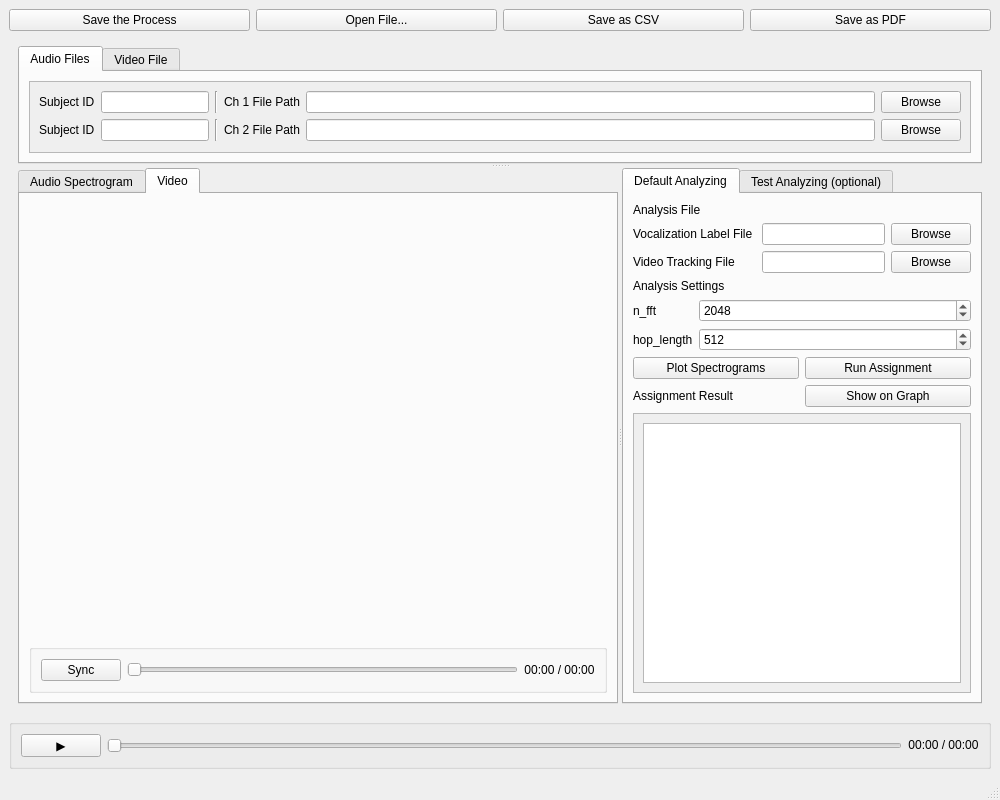
<?xml version="1.0" encoding="UTF-8"?>
<ui version="4.0">
 <class>MainWindow</class>
 <widget class="QMainWindow" name="MainWindow">
  <property name="geometry">
   <rect>
    <x>0</x>
    <y>0</y>
    <width>1000</width>
    <height>800</height>
   </rect>
  </property>
  <property name="sizePolicy">
   <sizepolicy hsizetype="Preferred" vsizetype="Preferred">
    <horstretch>0</horstretch>
    <verstretch>0</verstretch>
   </sizepolicy>
  </property>
  <property name="windowTitle">
   <string>USVocAssigner</string>
  </property>
  <widget class="QWidget" name="centralwidget">
   <layout class="QVBoxLayout" name="verticalLayout_15">
    <item>
     <layout class="QHBoxLayout" name="horizontalLayout_16">
      <item>
       <widget class="QPushButton" name="btn_save_process">
        <property name="text">
         <string>Save the Process</string>
        </property>
       </widget>
      </item>
      <item>
       <widget class="QPushButton" name="btn_open_file">
        <property name="text">
         <string>Open File...</string>
        </property>
       </widget>
      </item>
      <item>
       <widget class="QPushButton" name="btn_save_csv">
        <property name="text">
         <string>Save as CSV</string>
        </property>
       </widget>
      </item>
      <item>
       <widget class="QPushButton" name="btn_save_pdf">
        <property name="text">
         <string>Save as PDF</string>
        </property>
       </widget>
      </item>
     </layout>
    </item>
    <item>
     <widget class="QWidget" name="widget" native="true">
      <layout class="QVBoxLayout" name="verticalLayout_6">
       <item>
        <widget class="QSplitter" name="splitter_2">
         <property name="orientation">
          <enum>Qt::Orientation::Vertical</enum>
         </property>
         <widget class="QTabWidget" name="tab_file_panel">
          <property name="currentIndex">
           <number>0</number>
          </property>
          <widget class="QWidget" name="">
           <attribute name="title">
            <string>Audio Files</string>
           </attribute>
           <layout class="QHBoxLayout" name="horizontalLayout_13">
            <item>
             <widget class="QScrollArea" name="scroll_audio_file">
              <property name="sizePolicy">
               <sizepolicy hsizetype="Expanding" vsizetype="Expanding">
                <horstretch>0</horstretch>
                <verstretch>0</verstretch>
               </sizepolicy>
              </property>
              <property name="widgetResizable">
               <bool>true</bool>
              </property>
              <property name="alignment">
               <set>Qt::AlignmentFlag::AlignCenter</set>
              </property>
              <widget class="QWidget" name="scrollAreaWidgetContents_5">
               <property name="geometry">
                <rect>
                 <x>0</x>
                 <y>0</y>
                 <width>924</width>
                 <height>80</height>
                </rect>
               </property>
               <layout class="QVBoxLayout" name="verticalLayout_14">
                <item>
                 <layout class="QHBoxLayout" name="horizontalLayout_15">
                  <item>
                   <widget class="QLabel" name="lbl_subject_id">
                    <property name="sizePolicy">
                     <sizepolicy hsizetype="Fixed" vsizetype="Fixed">
                      <horstretch>0</horstretch>
                      <verstretch>0</verstretch>
                     </sizepolicy>
                    </property>
                    <property name="text">
                     <string>Subject ID</string>
                    </property>
                   </widget>
                  </item>
                  <item>
                   <widget class="QLineEdit" name="line_subject_id">
                    <property name="sizePolicy">
                     <sizepolicy hsizetype="Preferred" vsizetype="Fixed">
                      <horstretch>0</horstretch>
                      <verstretch>0</verstretch>
                     </sizepolicy>
                    </property>
                   </widget>
                  </item>
                  <item>
                   <widget class="Line" name="line">
                    <property name="orientation">
                     <enum>Qt::Orientation::Vertical</enum>
                    </property>
                   </widget>
                  </item>
                  <item>
                   <widget class="QLabel" name="lbl_audio_path">
                    <property name="text">
                     <string>Ch 1 File Path</string>
                    </property>
                   </widget>
                  </item>
                  <item>
                   <widget class="QLineEdit" name="line_audio_path">
                    <property name="sizePolicy">
                     <sizepolicy hsizetype="Expanding" vsizetype="Fixed">
                      <horstretch>0</horstretch>
                      <verstretch>0</verstretch>
                     </sizepolicy>
                    </property>
                   </widget>
                  </item>
                  <item>
                   <widget class="QPushButton" name="btn_audio_browse">
                    <property name="text">
                     <string>Browse</string>
                    </property>
                   </widget>
                  </item>
                 </layout>
                </item>
                <item>
                 <layout class="QHBoxLayout" name="horizontalLayout_14">
                  <item>
                   <widget class="QLabel" name="lbl_subject_id_2">
                    <property name="sizePolicy">
                     <sizepolicy hsizetype="Fixed" vsizetype="Fixed">
                      <horstretch>0</horstretch>
                      <verstretch>0</verstretch>
                     </sizepolicy>
                    </property>
                    <property name="text">
                     <string>Subject ID</string>
                    </property>
                   </widget>
                  </item>
                  <item>
                   <widget class="QLineEdit" name="line_subject_id_2">
                    <property name="sizePolicy">
                     <sizepolicy hsizetype="Preferred" vsizetype="Fixed">
                      <horstretch>0</horstretch>
                      <verstretch>0</verstretch>
                     </sizepolicy>
                    </property>
                   </widget>
                  </item>
                  <item>
                   <widget class="Line" name="line_2">
                    <property name="orientation">
                     <enum>Qt::Orientation::Vertical</enum>
                    </property>
                   </widget>
                  </item>
                  <item>
                   <widget class="QLabel" name="lbl_audio_path_2">
                    <property name="text">
                     <string>Ch 2 File Path</string>
                    </property>
                   </widget>
                  </item>
                  <item>
                   <widget class="QLineEdit" name="line_audio_path_2">
                    <property name="sizePolicy">
                     <sizepolicy hsizetype="Expanding" vsizetype="Fixed">
                      <horstretch>0</horstretch>
                      <verstretch>0</verstretch>
                     </sizepolicy>
                    </property>
                   </widget>
                  </item>
                  <item>
                   <widget class="QPushButton" name="btn_audio_browse_2">
                    <property name="text">
                     <string>Browse</string>
                    </property>
                   </widget>
                  </item>
                 </layout>
                </item>
               </layout>
              </widget>
             </widget>
            </item>
           </layout>
          </widget>
          <widget class="QWidget" name="tab_2">
           <attribute name="title">
            <string>Video File</string>
           </attribute>
           <layout class="QHBoxLayout" name="horizontalLayout_9">
            <item>
             <widget class="QLabel" name="lbl_video_file">
              <property name="sizePolicy">
               <sizepolicy hsizetype="Fixed" vsizetype="Fixed">
                <horstretch>0</horstretch>
                <verstretch>0</verstretch>
               </sizepolicy>
              </property>
              <property name="text">
               <string>Video File</string>
              </property>
             </widget>
            </item>
            <item>
             <widget class="QLineEdit" name="line_video_path">
              <property name="sizePolicy">
               <sizepolicy hsizetype="Expanding" vsizetype="Fixed">
                <horstretch>0</horstretch>
                <verstretch>0</verstretch>
               </sizepolicy>
              </property>
             </widget>
            </item>
            <item>
             <widget class="QPushButton" name="btn_video_browse">
              <property name="text">
               <string>Browse</string>
              </property>
             </widget>
            </item>
           </layout>
          </widget>
         </widget>
         <widget class="QWidget" name="work_space" native="true">
          <property name="sizePolicy">
           <sizepolicy hsizetype="Expanding" vsizetype="Expanding">
            <horstretch>0</horstretch>
            <verstretch>0</verstretch>
           </sizepolicy>
          </property>
          <layout class="QHBoxLayout" name="horizontalLayout">
           <property name="spacing">
            <number>1</number>
           </property>
           <property name="leftMargin">
            <number>0</number>
           </property>
           <property name="topMargin">
            <number>0</number>
           </property>
           <property name="rightMargin">
            <number>0</number>
           </property>
           <property name="bottomMargin">
            <number>0</number>
           </property>
           <item>
            <widget class="QSplitter" name="splitter">
             <property name="sizePolicy">
              <sizepolicy hsizetype="Expanding" vsizetype="Expanding">
               <horstretch>0</horstretch>
               <verstretch>0</verstretch>
              </sizepolicy>
             </property>
             <property name="orientation">
              <enum>Qt::Orientation::Horizontal</enum>
             </property>
             <widget class="QWidget" name="content_container" native="true">
              <property name="sizePolicy">
               <sizepolicy hsizetype="Preferred" vsizetype="Preferred">
                <horstretch>0</horstretch>
                <verstretch>0</verstretch>
               </sizepolicy>
              </property>
              <property name="minimumSize">
               <size>
                <width>600</width>
                <height>0</height>
               </size>
              </property>
              <layout class="QVBoxLayout" name="verticalLayout_3">
               <item>
                <widget class="QTabWidget" name="tab_content">
                 <property name="currentIndex">
                  <number>1</number>
                 </property>
                 <widget class="QWidget" name="tab_audio">
                  <attribute name="title">
                   <string>Audio Spectrogram</string>
                  </attribute>
                  <layout class="QVBoxLayout" name="verticalLayout_9">
                   <item>
                    <widget class="QScrollArea" name="scrollarea_spectrogram">
                     <property name="sizePolicy">
                      <sizepolicy hsizetype="Preferred" vsizetype="Preferred">
                       <horstretch>0</horstretch>
                       <verstretch>0</verstretch>
                      </sizepolicy>
                     </property>
                     <property name="horizontalScrollBarPolicy">
                      <enum>Qt::ScrollBarPolicy::ScrollBarAlwaysOff</enum>
                     </property>
                     <property name="widgetResizable">
                      <bool>true</bool>
                     </property>
                     <widget class="QWidget" name="scrollAreaWidgetContents">
                      <property name="geometry">
                       <rect>
                        <x>0</x>
                        <y>0</y>
                        <width>554</width>
                        <height>387</height>
                       </rect>
                      </property>
                      <layout class="QHBoxLayout" name="horizontalLayout_2">
                       <item>
                        <widget class="QWidget" name="spectrogram_container" native="true">
                         <property name="sizePolicy">
                          <sizepolicy hsizetype="Preferred" vsizetype="Expanding">
                           <horstretch>0</horstretch>
                           <verstretch>0</verstretch>
                          </sizepolicy>
                         </property>
                        </widget>
                       </item>
                      </layout>
                     </widget>
                    </widget>
                   </item>
                   <item>
                    <widget class="QGroupBox" name="playback_panel_audio">
                     <property name="sizePolicy">
                      <sizepolicy hsizetype="Expanding" vsizetype="Fixed">
                       <horstretch>0</horstretch>
                       <verstretch>0</verstretch>
                      </sizepolicy>
                     </property>
                     <layout class="QHBoxLayout" name="horizontalLayout_4">
                      <item>
                       <widget class="QPushButton" name="btn_starting_audio">
                        <property name="sizePolicy">
                         <sizepolicy hsizetype="Preferred" vsizetype="Fixed">
                          <horstretch>0</horstretch>
                          <verstretch>0</verstretch>
                         </sizepolicy>
                        </property>
                        <property name="text">
                         <string>Sync</string>
                        </property>
                       </widget>
                      </item>
                      <item>
                       <widget class="QSlider" name="slider_timeline_audio">
                        <property name="orientation">
                         <enum>Qt::Orientation::Horizontal</enum>
                        </property>
                       </widget>
                      </item>
                      <item>
                       <widget class="QLabel" name="lbl_time_audio">
                        <property name="sizePolicy">
                         <sizepolicy hsizetype="Preferred" vsizetype="Fixed">
                          <horstretch>0</horstretch>
                          <verstretch>0</verstretch>
                         </sizepolicy>
                        </property>
                        <property name="text">
                         <string>00:00 / 00:00</string>
                        </property>
                        <property name="alignment">
                         <set>Qt::AlignmentFlag::AlignCenter</set>
                        </property>
                       </widget>
                      </item>
                     </layout>
                    </widget>
                   </item>
                  </layout>
                 </widget>
                 <widget class="QWidget" name="tab_video">
                  <attribute name="title">
                   <string>Video</string>
                  </attribute>
                  <layout class="QVBoxLayout" name="verticalLayout_7">
                   <item>
                    <widget class="QWidget" name="video_container" native="true">
                     <property name="sizePolicy">
                      <sizepolicy hsizetype="Preferred" vsizetype="Preferred">
                       <horstretch>0</horstretch>
                       <verstretch>0</verstretch>
                      </sizepolicy>
                     </property>
                    </widget>
                   </item>
                   <item>
                    <widget class="QGroupBox" name="playback_panel_4">
                     <property name="sizePolicy">
                      <sizepolicy hsizetype="Expanding" vsizetype="Fixed">
                       <horstretch>0</horstretch>
                       <verstretch>0</verstretch>
                      </sizepolicy>
                     </property>
                     <layout class="QHBoxLayout" name="horizontalLayout_5">
                      <item>
                       <widget class="QPushButton" name="btn_starting_video">
                        <property name="sizePolicy">
                         <sizepolicy hsizetype="Preferred" vsizetype="Fixed">
                          <horstretch>0</horstretch>
                          <verstretch>0</verstretch>
                         </sizepolicy>
                        </property>
                        <property name="text">
                         <string>Sync</string>
                        </property>
                       </widget>
                      </item>
                      <item>
                       <widget class="QSlider" name="slider_timeline_video">
                        <property name="orientation">
                         <enum>Qt::Orientation::Horizontal</enum>
                        </property>
                       </widget>
                      </item>
                      <item>
                       <widget class="QLabel" name="lbl_time_video">
                        <property name="sizePolicy">
                         <sizepolicy hsizetype="Preferred" vsizetype="Fixed">
                          <horstretch>0</horstretch>
                          <verstretch>0</verstretch>
                         </sizepolicy>
                        </property>
                        <property name="text">
                         <string>00:00 / 00:00</string>
                        </property>
                        <property name="alignment">
                         <set>Qt::AlignmentFlag::AlignCenter</set>
                        </property>
                       </widget>
                      </item>
                     </layout>
                    </widget>
                   </item>
                  </layout>
                 </widget>
                </widget>
               </item>
              </layout>
             </widget>
             <widget class="QWidget" name="settings_panel" native="true">
              <property name="sizePolicy">
               <sizepolicy hsizetype="Preferred" vsizetype="Expanding">
                <horstretch>0</horstretch>
                <verstretch>0</verstretch>
               </sizepolicy>
              </property>
              <property name="minimumSize">
               <size>
                <width>300</width>
                <height>0</height>
               </size>
              </property>
              <layout class="QVBoxLayout" name="verticalLayout">
               <item>
                <widget class="QTabWidget" name="tab_analyze">
                 <property name="currentIndex">
                  <number>0</number>
                 </property>
                 <widget class="QWidget" name="tab_default_analyze">
                  <attribute name="title">
                   <string>Default Analyzing</string>
                  </attribute>
                  <layout class="QVBoxLayout" name="verticalLayout_8">
                   <item>
                    <layout class="QVBoxLayout" name="verticalLayout_5">
                     <item>
                      <layout class="QVBoxLayout" name="verticalLayout_2">
                       <item>
                        <widget class="QLabel" name="lbl_analysis_file">
                         <property name="sizePolicy">
                          <sizepolicy hsizetype="Preferred" vsizetype="Fixed">
                           <horstretch>0</horstretch>
                           <verstretch>0</verstretch>
                          </sizepolicy>
                         </property>
                         <property name="text">
                          <string>Analysis File</string>
                         </property>
                        </widget>
                       </item>
                       <item>
                        <layout class="QGridLayout" name="gridLayout_2">
                         <item row="0" column="0">
                          <widget class="QLabel" name="lbl_label_file">
                           <property name="sizePolicy">
                            <sizepolicy hsizetype="Expanding" vsizetype="Preferred">
                             <horstretch>0</horstretch>
                             <verstretch>0</verstretch>
                            </sizepolicy>
                           </property>
                           <property name="text">
                            <string>Vocalization Label File</string>
                           </property>
                          </widget>
                         </item>
                         <item row="0" column="1">
                          <widget class="QLineEdit" name="line_label_file"/>
                         </item>
                         <item row="0" column="2">
                          <widget class="QPushButton" name="btn_label_browse">
                           <property name="text">
                            <string>Browse</string>
                           </property>
                          </widget>
                         </item>
                         <item row="1" column="0">
                          <widget class="QLabel" name="lbl_tracking_file">
                           <property name="text">
                            <string>Video Tracking File</string>
                           </property>
                          </widget>
                         </item>
                         <item row="1" column="1">
                          <widget class="QLineEdit" name="line_tracking_file"/>
                         </item>
                         <item row="1" column="2">
                          <widget class="QPushButton" name="lbl_tracking_browse">
                           <property name="text">
                            <string>Browse</string>
                           </property>
                          </widget>
                         </item>
                        </layout>
                       </item>
                      </layout>
                     </item>
                     <item>
                      <layout class="QVBoxLayout" name="verticalLayout_4">
                       <item>
                        <widget class="QLabel" name="lbl_analysis_settings">
                         <property name="sizePolicy">
                          <sizepolicy hsizetype="Fixed" vsizetype="Fixed">
                           <horstretch>0</horstretch>
                           <verstretch>0</verstretch>
                          </sizepolicy>
                         </property>
                         <property name="text">
                          <string>Analysis Settings</string>
                         </property>
                        </widget>
                       </item>
                       <item>
                        <layout class="QFormLayout" name="formLayout">
                         <property name="sizeConstraint">
                          <enum>QLayout::SizeConstraint::SetFixedSize</enum>
                         </property>
                         <property name="fieldGrowthPolicy">
                          <enum>QFormLayout::FieldGrowthPolicy::AllNonFixedFieldsGrow</enum>
                         </property>
                         <property name="rowWrapPolicy">
                          <enum>QFormLayout::RowWrapPolicy::DontWrapRows</enum>
                         </property>
                         <item row="0" column="1">
                          <widget class="QSpinBox" name="spin_n_fft">
                           <property name="minimum">
                            <number>16</number>
                           </property>
                           <property name="maximum">
                            <number>131072</number>
                           </property>
                           <property name="value">
                            <number>2048</number>
                           </property>
                          </widget>
                         </item>
                         <item row="1" column="0">
                          <widget class="QLabel" name="lbl_hop_length">
                           <property name="text">
                            <string>hop_length</string>
                           </property>
                          </widget>
                         </item>
                         <item row="1" column="1">
                          <widget class="QSpinBox" name="spin_hop_length">
                           <property name="minimum">
                            <number>1</number>
                           </property>
                           <property name="maximum">
                            <number>65536</number>
                           </property>
                           <property name="value">
                            <number>512</number>
                           </property>
                          </widget>
                         </item>
                         <item row="0" column="0">
                          <widget class="QLabel" name="lbl_n_fft">
                           <property name="text">
                            <string>n_fft</string>
                           </property>
                          </widget>
                         </item>
                        </layout>
                       </item>
                      </layout>
                     </item>
                    </layout>
                   </item>
                   <item>
                    <layout class="QHBoxLayout" name="horizontalLayout_6">
                     <item>
                      <widget class="QPushButton" name="btn_plot_spectrogram">
                       <property name="text">
                        <string>Plot Spectrograms</string>
                       </property>
                      </widget>
                     </item>
                     <item>
                      <widget class="QPushButton" name="btn_run_analysis">
                       <property name="text">
                        <string>Run Assignment</string>
                       </property>
                      </widget>
                     </item>
                    </layout>
                   </item>
                   <item>
                    <layout class="QHBoxLayout" name="horizontalLayout_12">
                     <item>
                      <widget class="QLabel" name="lbl_result">
                       <property name="text">
                        <string>Assignment Result</string>
                       </property>
                      </widget>
                     </item>
                     <item>
                      <widget class="QPushButton" name="btn_show_default">
                       <property name="text">
                        <string>Show on Graph</string>
                       </property>
                      </widget>
                     </item>
                    </layout>
                   </item>
                   <item>
                    <widget class="QScrollArea" name="scrollarea_result">
                     <property name="sizePolicy">
                      <sizepolicy hsizetype="Preferred" vsizetype="Expanding">
                       <horstretch>0</horstretch>
                       <verstretch>0</verstretch>
                      </sizepolicy>
                     </property>
                     <property name="autoFillBackground">
                      <bool>true</bool>
                     </property>
                     <property name="horizontalScrollBarPolicy">
                      <enum>Qt::ScrollBarPolicy::ScrollBarAlwaysOff</enum>
                     </property>
                     <property name="sizeAdjustPolicy">
                      <enum>QAbstractScrollArea::SizeAdjustPolicy::AdjustToContents</enum>
                     </property>
                     <property name="widgetResizable">
                      <bool>true</bool>
                     </property>
                     <widget class="QWidget" name="scrollAreaWidgetContents_2">
                      <property name="geometry">
                       <rect>
                        <x>0</x>
                        <y>0</y>
                        <width>313</width>
                        <height>191</height>
                       </rect>
                      </property>
                      <layout class="QVBoxLayout" name="verticalLayout_13">
                       <item>
                        <widget class="QTextEdit" name="text_result">
                         <property name="sizePolicy">
                          <sizepolicy hsizetype="Preferred" vsizetype="Expanding">
                           <horstretch>0</horstretch>
                           <verstretch>0</verstretch>
                          </sizepolicy>
                         </property>
                        </widget>
                       </item>
                      </layout>
                     </widget>
                    </widget>
                   </item>
                  </layout>
                 </widget>
                 <widget class="QWidget" name="tab_test_analyze">
                  <attribute name="title">
                   <string>Test Analyzing (optional)</string>
                  </attribute>
                  <layout class="QVBoxLayout" name="verticalLayout_10">
                   <item>
                    <widget class="QGroupBox" name="group_distance_corr">
                     <property name="sizePolicy">
                      <sizepolicy hsizetype="Expanding" vsizetype="Expanding">
                       <horstretch>0</horstretch>
                       <verstretch>0</verstretch>
                      </sizepolicy>
                     </property>
                     <property name="title">
                      <string>Distance Correction</string>
                     </property>
                     <layout class="QVBoxLayout" name="verticalLayout_11">
                      <item>
                       <layout class="QHBoxLayout" name="horizontalLayout_7">
                        <item>
                         <widget class="QPushButton" name="btn_distance_corr">
                          <property name="text">
                           <string>Run Analysis</string>
                          </property>
                         </widget>
                        </item>
                        <item>
                         <widget class="QPushButton" name="btn_dist_show">
                          <property name="text">
                           <string>Show on Graph</string>
                          </property>
                         </widget>
                        </item>
                       </layout>
                      </item>
                      <item>
                       <widget class="QLabel" name="lbl_dist_corr">
                        <property name="text">
                         <string>Assignment Result</string>
                        </property>
                       </widget>
                      </item>
                      <item>
                       <widget class="QScrollArea" name="scrollarea_dist_result">
                        <property name="sizePolicy">
                         <sizepolicy hsizetype="Expanding" vsizetype="Expanding">
                          <horstretch>0</horstretch>
                          <verstretch>0</verstretch>
                         </sizepolicy>
                        </property>
                        <property name="autoFillBackground">
                         <bool>true</bool>
                        </property>
                        <property name="widgetResizable">
                         <bool>true</bool>
                        </property>
                        <widget class="QWidget" name="scrollAreaWidgetContents_3">
                         <property name="geometry">
                          <rect>
                           <x>0</x>
                           <y>0</y>
                           <width>291</width>
                           <height>121</height>
                          </rect>
                         </property>
                         <layout class="QHBoxLayout" name="horizontalLayout_11">
                          <item>
                           <widget class="QTextEdit" name="text_dist_result">
                            <property name="sizePolicy">
                             <sizepolicy hsizetype="Expanding" vsizetype="Expanding">
                              <horstretch>0</horstretch>
                              <verstretch>0</verstretch>
                             </sizepolicy>
                            </property>
                           </widget>
                          </item>
                         </layout>
                        </widget>
                       </widget>
                      </item>
                     </layout>
                    </widget>
                   </item>
                   <item>
                    <widget class="QGroupBox" name="group_geo_corr">
                     <property name="sizePolicy">
                      <sizepolicy hsizetype="Expanding" vsizetype="Expanding">
                       <horstretch>0</horstretch>
                       <verstretch>0</verstretch>
                      </sizepolicy>
                     </property>
                     <property name="title">
                      <string>Geometrical Correction</string>
                     </property>
                     <layout class="QVBoxLayout" name="verticalLayout_12">
                      <item>
                       <layout class="QHBoxLayout" name="horizontalLayout_8">
                        <item>
                         <widget class="QPushButton" name="btn_geo_corr">
                          <property name="text">
                           <string>Run Analysis</string>
                          </property>
                         </widget>
                        </item>
                        <item>
                         <widget class="QPushButton" name="btn_geo_show">
                          <property name="text">
                           <string>Show on Graph</string>
                          </property>
                         </widget>
                        </item>
                       </layout>
                      </item>
                      <item>
                       <widget class="QLabel" name="lbl_geo_corr">
                        <property name="text">
                         <string>Assignment Result</string>
                        </property>
                       </widget>
                      </item>
                      <item>
                       <widget class="QScrollArea" name="scrollarea_geo_result">
                        <property name="autoFillBackground">
                         <bool>true</bool>
                        </property>
                        <property name="horizontalScrollBarPolicy">
                         <enum>Qt::ScrollBarPolicy::ScrollBarAlwaysOff</enum>
                        </property>
                        <property name="sizeAdjustPolicy">
                         <enum>QAbstractScrollArea::SizeAdjustPolicy::AdjustIgnored</enum>
                        </property>
                        <property name="widgetResizable">
                         <bool>true</bool>
                        </property>
                        <property name="alignment">
                         <set>Qt::AlignmentFlag::AlignCenter</set>
                        </property>
                        <widget class="QWidget" name="scrollAreaWidgetContents_4">
                         <property name="geometry">
                          <rect>
                           <x>0</x>
                           <y>0</y>
                           <width>291</width>
                           <height>122</height>
                          </rect>
                         </property>
                         <layout class="QHBoxLayout" name="horizontalLayout_10">
                          <item>
                           <widget class="QTextEdit" name="text_geo_result"/>
                          </item>
                         </layout>
                        </widget>
                       </widget>
                      </item>
                     </layout>
                    </widget>
                   </item>
                  </layout>
                 </widget>
                </widget>
               </item>
              </layout>
             </widget>
            </widget>
           </item>
          </layout>
         </widget>
        </widget>
       </item>
      </layout>
     </widget>
    </item>
    <item>
     <widget class="QGroupBox" name="playback_panel_all">
      <property name="sizePolicy">
       <sizepolicy hsizetype="Expanding" vsizetype="Fixed">
        <horstretch>0</horstretch>
        <verstretch>0</verstretch>
       </sizepolicy>
      </property>
      <layout class="QHBoxLayout" name="horizontalLayout_3">
       <item>
        <widget class="QPushButton" name="btn_play_all">
         <property name="sizePolicy">
          <sizepolicy hsizetype="Preferred" vsizetype="Fixed">
           <horstretch>0</horstretch>
           <verstretch>0</verstretch>
          </sizepolicy>
         </property>
         <property name="text">
          <string>▶</string>
         </property>
        </widget>
       </item>
       <item>
        <widget class="QSlider" name="slider_timeline_all">
         <property name="orientation">
          <enum>Qt::Orientation::Horizontal</enum>
         </property>
        </widget>
       </item>
       <item>
        <widget class="QLabel" name="label_time_all">
         <property name="sizePolicy">
          <sizepolicy hsizetype="Preferred" vsizetype="Fixed">
           <horstretch>0</horstretch>
           <verstretch>0</verstretch>
          </sizepolicy>
         </property>
         <property name="text">
          <string>00:00 / 00:00</string>
         </property>
         <property name="alignment">
          <set>Qt::AlignmentFlag::AlignCenter</set>
         </property>
        </widget>
       </item>
      </layout>
     </widget>
    </item>
   </layout>
  </widget>
  <widget class="QMenuBar" name="menubar">
   <property name="geometry">
    <rect>
     <x>0</x>
     <y>0</y>
     <width>1000</width>
     <height>33</height>
    </rect>
   </property>
  </widget>
  <widget class="QStatusBar" name="statusbar"/>
 </widget>
 <resources/>
 <connections/>
</ui>
